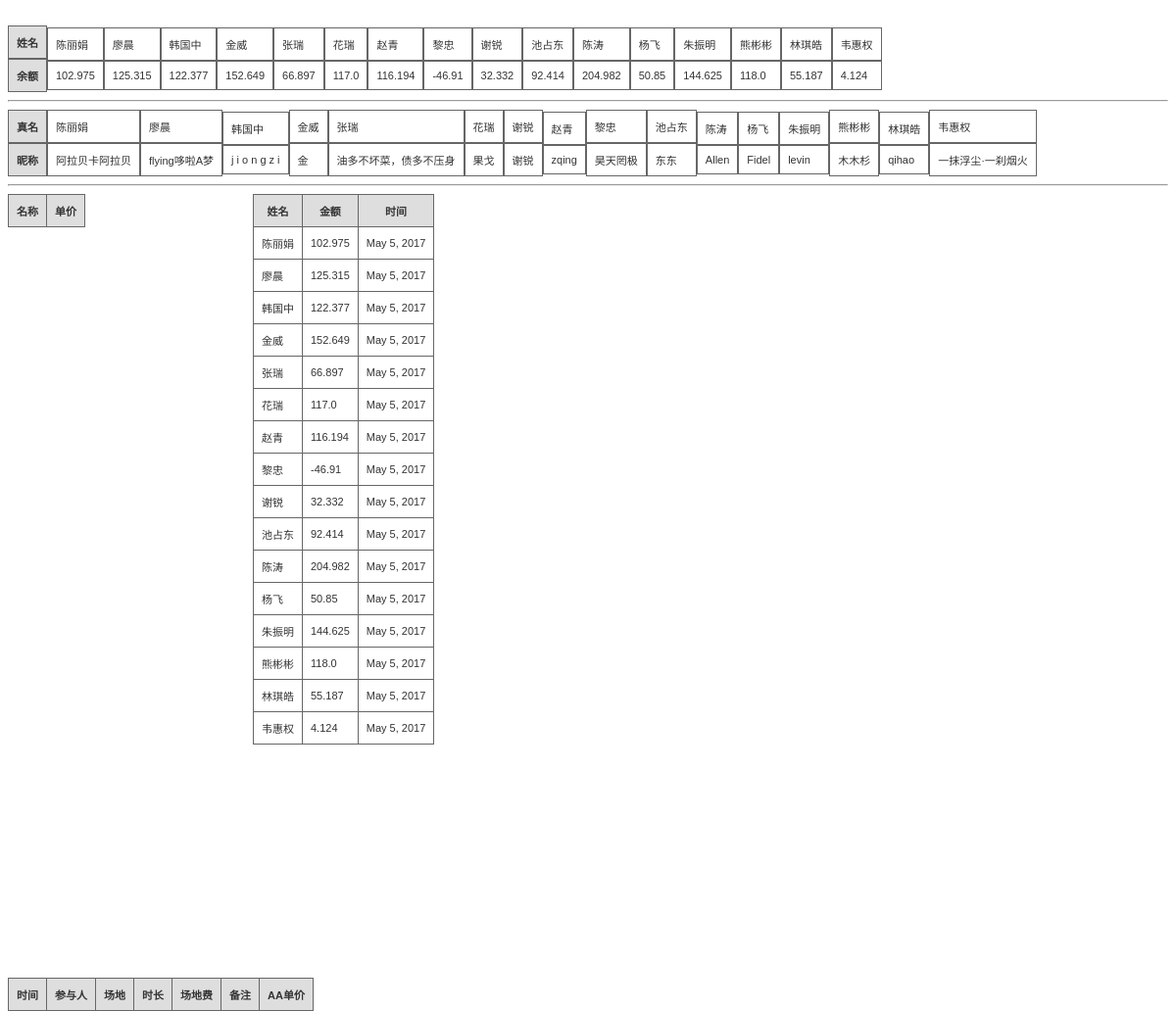
The app's page /BDsClub/, older data.
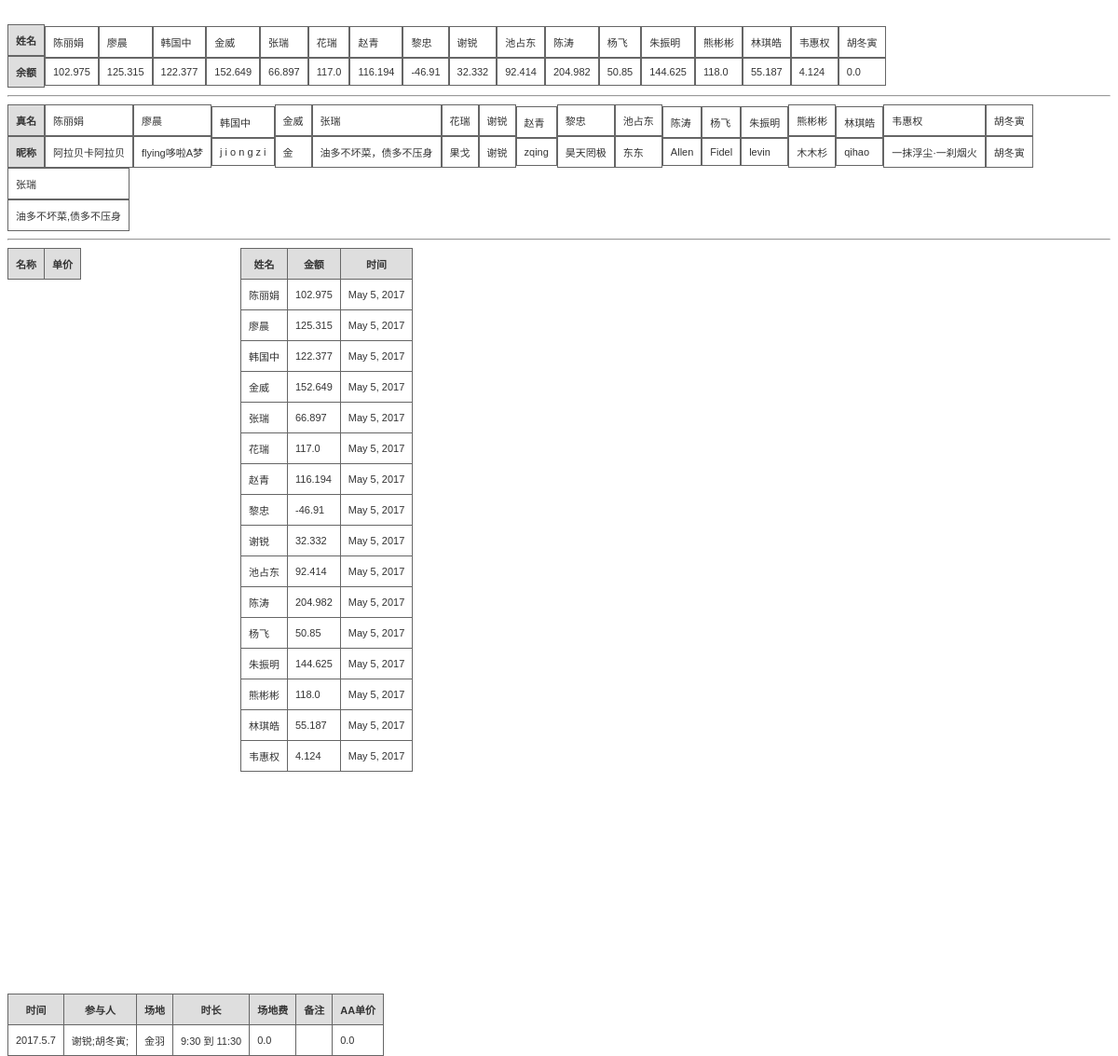
The same page, newer data.
### BDsClub/models.py (models this page shows)
class Member(models.Model):
    name = models.CharField(max_length=64)
    amount = models.FloatField(default=0)

class Alias(models.Model):
    real_name = models.CharField(max_length=64)
    wx_name = models.CharField(max_length=64)

class Deposit(models.Model):
    name = models.CharField(max_length=64)
    amount = models.FloatField(default=0)
    time = models.DateField()

class Play(models.Model):
    id = models.IntegerField(primary_key=True)
    time = models.DateField()
    play_time = models.CharField(max_length=64)
    place = models.CharField(max_length=64)
    duration = models.CharField(max_length=64)
    fee = models.FloatField()
    aaprice = models.FloatField()
    state = models.IntegerField()
    fee_comment = models.CharField(max_length=64)

### BDsClub/views.py (the view)
def home(request):
    rets = list(Deposit.objects.all().order_by('-time'))
    member = list(Member.objects.all())
    als = list(Alias.objects.all())
    balls = list(Ball.objects.all())
    plays = list(Play.objects.all().order_by('-time'))
    for play in plays:
        play.players = get_current_players(play.id)
    return render(request, 'summary.html',{'results': rets,'members': member,
                     'als':als,'balls':balls,'plays':plays})

### BDsClub/views.py (called while the page is built)
def get_current_players(ppid):
    players = Apply.objects.filter(pid = ppid)
    pls = ''
    for player in players:
         pls = pls + player.name + ';'
    return pls

### BDsClub/templates/summary.html (shortened to what this page needs)
<!DOCTYPE html>
<html>
<body>
<br>
<div>
<table class="gridtable1">
<tr>
<th>姓名</th>
<th>余额</th>
</tr>
{% for member in members %}
<tr>
<td>{{member.name}}</td>
<td>{{member.amount}}</td>
</tr>
{% endfor %}
</table>
</div>
<hr/>
<div>
<table class="gridtable1">
<tr>
<th>真名</th>
<th>昵称</th>
</tr>
{% for al in als %}
<tr>
<td>{{al.real_name}}</td>
<td>{{al.wx_name}}</td>
</tr>
{% endfor %}
</table>
</div>
<hr/>
<div class="lay1">
<table class="gridtable">
<tr>
<th>名称</th>
<th>单价</th>
</tr>
</table>
</div>
<div class="lay11">
<table class="gridtable">
<tr>
<th>姓名</th>
<th>金额</th>
<th>时间</th>
</tr>
{% for res in results %}
<tr>
<td>{{res.name}}</td>
<td>{{res.amount}}</td>
<td>{{res.time}}</td>
</tr>
{% endfor %}
</table>
</div>
<div class="lay2">
<table class="gridtable">
<tr>
<th>时间</th>
<th>参与人</th>
<th>场地</th>
<th>时长</th>
<th>场地费</th>
<th>备注</th>
<th>AA单价</th>
</tr>
{% for play in plays %}
<tr>
<td>{{play.play_time}}</td>
<td>{{play.players}}</td>
<td>{{play.place}}</td>
<td>{{play.duration}}</td>
<td>{{play.fee}}</td>
<td>{{play.fee_comment}}</td>
<td>{{play.aaprice}}</td>
</tr>
{% endfor %}
</table>
</div>
</body>
</html>

Row changes from the older to the newer data that the page shows:
added Member: name "胡冬寅", amount "0.0"
added Alias: real_name "胡冬寅", wx_name "胡冬寅"
added Alias: real_name "张瑞", wx_name "油多不坏菜,债多不压身"
added Play: play_time "2017.5.7", players "谢锐;胡冬寅;", place "金羽", duration "9:30 到 11:30", fee "0.0", aaprice "0.0"
